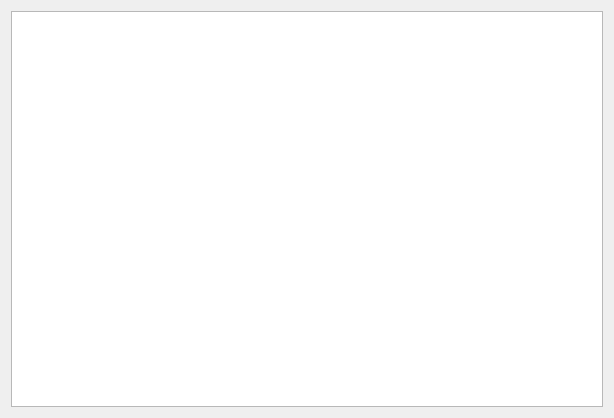
<?xml version="1.0" encoding="UTF-8"?>
<ui version="4.0">
 <class>viewOrder</class>
 <widget class="QDialog" name="viewOrder">
  <property name="geometry">
   <rect>
    <x>0</x>
    <y>0</y>
    <width>614</width>
    <height>418</height>
   </rect>
  </property>
  <property name="windowTitle">
   <string>Dialog</string>
  </property>
  <layout class="QVBoxLayout" name="verticalLayout">
   <item>
    <widget class="QTableView" name="tableView"/>
   </item>
  </layout>
 </widget>
 <resources/>
 <connections/>
</ui>
